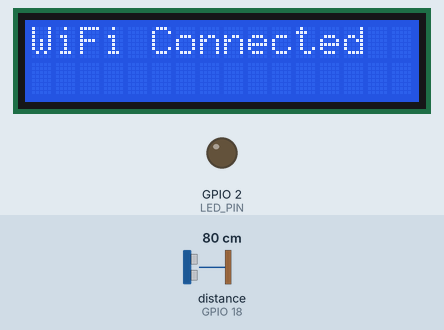
Simulated run of this sketch. Board: ESP32. On the bench: 16×2 character LCD, output pins drawn as LEDs (lit = HIGH). Wiring (inferred from the names in the program): ultrasonic range finder: trigger GPIO 5; echo GPIO 18. Inputs (shaded band) come from the test bench; at power-on: distance to the obstacle (sensor on GPIO 18) 80 cm. The echo pulse lasts 58.3 µs per cm; WiFi joins after 1.5 s; servers stay silent unless stated; web services answer with replies made up by the test bench; pins used as bus, display or sensor lines are not drawn; what the sketch prints to the serial monitor is not drawn.

Above: at 1.6 s.
At 4.7 s:
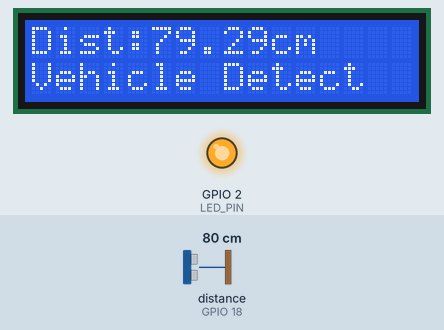
4.8 s: distance to the obstacle (sensor on GPIO 18) set to 196 cm
At 10.1 s:
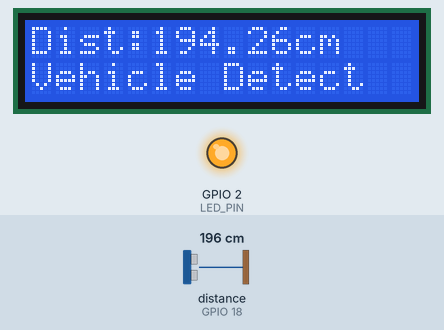
10.6 s: distance to the obstacle (sensor on GPIO 18) set to 205 cm
At 15.5 s:
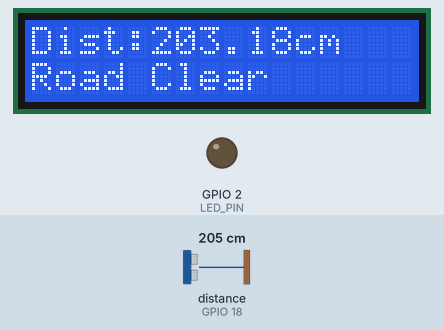
16.4 s: distance to the obstacle (sensor on GPIO 18) set to 2 cm
At 20.5 s:
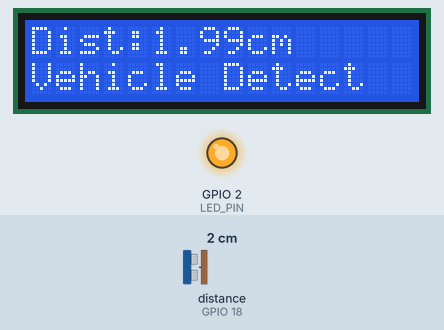
Timing chart, 0 to 22.0 s (numbered marks = the images above; inputs shaded):
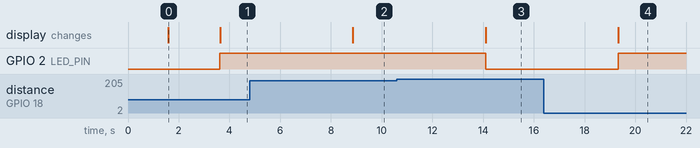

Measured:
- the behaviour switches between 201 and 202 cm on distance to the obstacle (sensor on GPIO 18) (found by bisection; images 2 and 3)
- after the input at 4.8 s, the display: changes after 4.1 s (image 2)
- after the input at 10.6 s, GPIO 2 (LED_PIN): HIGH → LOW after 3.5 s; the display: changes after 3.5 s (image 3)
- after the input at 16.4 s, GPIO 2 (LED_PIN): LOW → HIGH after 2.9 s; the display: changes after 2.9 s (image 4)
- what the display in image 0 shows lasts 2.0 s, from 1.6 s to 3.6 s

The sketch:

sketch_jun11b.ino
```cpp
#include <WiFi.h>
#include <HTTPClient.h>
#include <Wire.h>
#include <LiquidCrystal_I2C.h>

// WiFi Credentials
const char* ssid = "YOUR_WIFI_NAME";
const char* password = "YOUR_WIFI_PASSWORD";

// ThingSpeak API Key
String apiKey = "YOUR_THINGSPEAK_API_KEY";

// HC-SR04 Pins
#define TRIG_PIN 5
#define ECHO_PIN 18

// LED Indicator
#define LED_PIN 2

// LCD Address
LiquidCrystal_I2C lcd(0x27, 16, 2);

void setup()
{
  Serial.begin(115200);

  pinMode(TRIG_PIN, OUTPUT);
  pinMode(ECHO_PIN, INPUT);
  pinMode(LED_PIN, OUTPUT);

  lcd.init();
  lcd.backlight();

  lcd.setCursor(0,0);
  lcd.print("Connecting...");

  WiFi.begin(ssid, password);

  while(WiFi.status() != WL_CONNECTED)
  {
    delay(500);
    Serial.print(".");
  }

  lcd.clear();
  lcd.setCursor(0,0);
  lcd.print("WiFi Connected");
  delay(2000);
}

void loop()
{
  long duration;
  float distance;

  // Trigger Ultrasonic Sensor
  digitalWrite(TRIG_PIN, LOW);
  delayMicroseconds(2);

  digitalWrite(TRIG_PIN, HIGH);
  delayMicroseconds(10);

  digitalWrite(TRIG_PIN, LOW);

  duration = pulseIn(ECHO_PIN, HIGH);

  distance = duration * 0.034 / 2;

  Serial.print("Distance: ");
  Serial.println(distance);

  lcd.clear();

  lcd.setCursor(0,0);
  lcd.print("Dist:");
  lcd.print(distance);
  lcd.print("cm");

  String status;

  if(distance < 200)
  {
    digitalWrite(LED_PIN, HIGH);

    lcd.setCursor(0,1);
    lcd.print("Vehicle Detect");

    status = "Detected";
  }
  else
  {
    digitalWrite(LED_PIN, LOW);

    lcd.setCursor(0,1);
    lcd.print("Road Clear");

    status = "Clear";
  }

  // Telemetry Upload
  if(WiFi.status() == WL_CONNECTED)
  {
    HTTPClient http;

    String url =
    "https://api.thingspeak.com/update?api_key=" +
    apiKey +
    "&field1=" + String(distance) +
    "&field2=" + status;

    http.begin(url);

    int httpCode = http.GET();

    Serial.print("HTTP Code: ");
    Serial.println(httpCode);

    http.end();
  }

  delay(5000);
}
```
